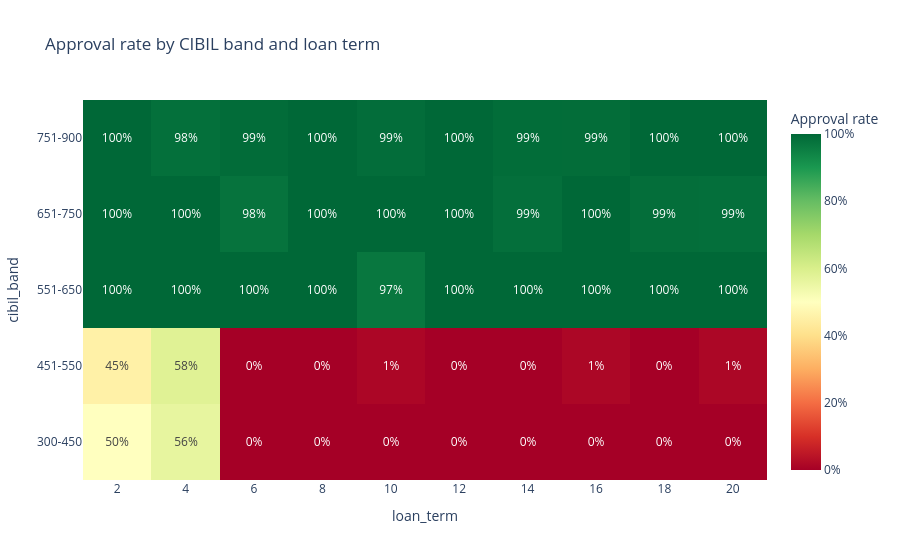

This figure's notebook cell:
### Code cell
charts.approval_heatmap(
    df,
    band,
    "loan_term",
    "Approval rate by CIBIL band and loan term",
    row_order=list(charts.CIBIL_LABELS),
)

### Figure 1 — Plotly figure (JSON) as saved in the notebook; plotly's stock layout.template omitted (floating-point values rounded to 4 significant figures)
{"data": [{"colorbar": {"tickformat": ".0%", "title": {"text": "Approval rate"}}, "colorscale": [[0.0, "rgb(165,0,38)"], [0.1, "rgb(215,48,39)"], [0.2, "rgb(244,109,67)"], [0.3, "rgb(253,174,97)"], [0.4, "rgb(254,224,139)"], [0.5, "rgb(255,255,191)"], [0.6, "rgb(217,239,139)"], [0.7, "rgb(166,217,106)"], [0.8, "rgb(102,189,99)"], [0.9, "rgb(26,152,80)"], [1.0, "rgb(0,104,55)"]], "customdata": [[96, 121, 116, 94, 131, 97, 100, 105, 90, 103], [75, 62, 89, 72, 74, 83, 64, 71, 74, 72], [58, 73, 81, 59, 62, 70, 67, 70, 74, 74], [83, 72, 88, 68, 70, 84, 69, 64, 74, 67], [92, 119, 116, 93, 99, 122, 105, 102, 110, 95]], "hovertemplate": "%{y} / %{x}<br>Approval rate: %{z:.1%}<br>Applications: %{customdata}<extra></extra>", "text": [["50%", "56%", "0%", "0%", "0%", "0%", "0%", "0%", "0%", "0%"], ["45%", "58%", "0%", "0%", "1%", "0%", "0%", "1%", "0%", "1%"], ["100%", "100%", "100%", "100%", "97%", "100%", "100%", "100%", "100%", "100%"], ["100%", "100%", "98%", "100%", "100%", "100%", "99%", "100%", "99%", "99%"], ["100%", "98%", "99%", "100%", "99%", "100%", "99%", "99%", "100%", "100%"]], "texttemplate": "%{text}", "type": "heatmap", "x": ["2", "4", "6", "8", "10", "12", "14", "16", "18", "20"], "y": ["300-450", "451-550", "551-650", "651-750", "751-900"], "z": [[0.5, 0.562, 0.0, 0.0, 0.0, 0.0, 0.0, 0.0, 0.0, 0.0], [0.4533, 0.5806, 0.0, 0.0, 0.01351, 0.0, 0.0, 0.01408, 0.0, 0.01389], [1.0, 1.0, 1.0, 1.0, 0.9677, 1.0, 1.0, 1.0, 1.0, 1.0], [1.0, 1.0, 0.9773, 1.0, 1.0, 1.0, 0.9855, 1.0, 0.9865, 0.9851], [1.0, 0.9832, 0.9914, 1.0, 0.9899, 1.0, 0.9905, 0.9902, 1.0, 1.0]], "zmax": 1, "zmin": 0}], "layout": {"title": {"text": "Approval rate by CIBIL band and loan term"}, "xaxis": {"title": {"text": "loan_term"}, "type": "category"}, "yaxis": {"title": {"text": "cibil_band"}, "type": "category"}}}
